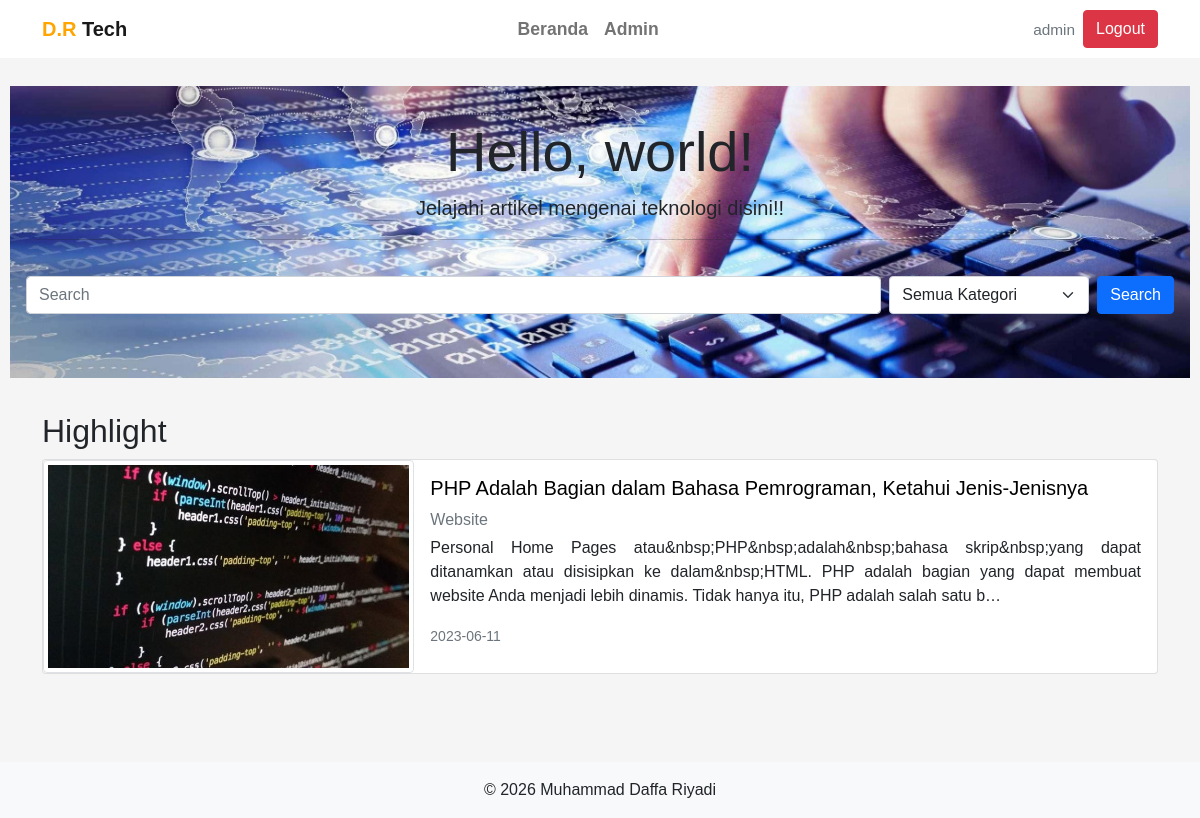
The page /web-teknologi/index.php (signed in) on the database its author committed.
### tables this page shows
CREATE TABLE `highlight` (
  `id` int NOT NULL,
  `gambar` varchar(255) NOT NULL,
  `judul` varchar(255) NOT NULL,
  `kategori` varchar(100) NOT NULL,
  `isi` text NOT NULL,
  `tgl_upload` date NOT NULL
);

### web-teknologi/inc/inc_koneksi.php (called while the page is built, shortened)
<?php
function db(): mysqli
{
    static $koneksi = null;
    if ($koneksi === null) {
        try {
            $koneksi = mysqli_connect(DB_HOST, DB_USER, DB_PASS, DB_NAME, DB_PORT);
            mysqli_set_charset($koneksi, 'utf8mb4');
        } catch (mysqli_sql_exception $e) {
            http_response_code(500);
            exit('Koneksi database gagal: ' . $e->getMessage()
                . ' (cek DB_HOST/DB_PORT/DB_NAME di inc/inc_koneksi.php)');
        }
    }
    return $koneksi;
}

### web-teknologi/inc/inc_fungsi.php (the view, shortened to what this page needs)
<?php
require_once __DIR__ . '/inc_koneksi.php';
function e($s): string
{
    return htmlspecialchars((string) $s, ENT_QUOTES, 'UTF-8');
}
function db_query(string $sql, array $params = []): mysqli_stmt
{
    $stmt = mysqli_prepare(db(), $sql);
    mysqli_stmt_execute($stmt);
    return $stmt;
}
function db_all(string $sql, array $params = []): array
{
    return mysqli_fetch_all(mysqli_stmt_get_result(db_query($sql, $params)), MYSQLI_ASSOC);
}
function cari_artikel($keywords, string $kategori = ''): array
{
    $where  = [];
    $params = [];
    $sql = 'SELECT * FROM highlight'
        . ($where ? ' WHERE ' . implode(' AND ', $where) : '')
        . ' ORDER BY id DESC';
    return db_all($sql, $params);
}
function ringkas(string $html, int $panjang = 240): string
{
    $teks = trim(preg_replace('/\s+/u', ' ', strip_tags($html)));
    return mb_strlen($teks) > $panjang ? mb_substr($teks, 0, $panjang) . '…' : $teks;
}
function render_kartu_list(array $rows): string
{
    $out = '<div class="row">';
    foreach ($rows as $d) {
        $out .= '<div class="col-12"><div class="card mb-3"><div class="row g-0">'
            . '<div class="col-md-4"><img src="gambar/' . e($d['gambar']) . '" class="img-thumbnail" alt="' . e($d['judul']) . '"></div>'
            . '<div class="col-md-8"><div class="card-body" style="text-align:justify;">'
            . '<h5 class="card-title"><a href="artphp.php?id=' . (int) $d['id'] . '" style="text-decoration:none;color:black;">' . e($d['judul']) . '</a></h5>'
            . '<p class="mb-1 text-muted">' . e($d['kategori']) . '</p>'
            . '<p class="card-text">' . e(ringkas($d['isi'])) . '</p>'
            . '<p class="card-text"><small class="text-muted">' . e($d['tgl_upload']) . '</small></p>'
            . '</div></div></div></div></div>';
    }
    return $out . '</div>';
}

### web-teknologi/css/style.css (style rules this page uses)
* { margin: 0; padding: 0; box-sizing: border-box; }
body { font-family: "Poppins", Arial, Helvetica, sans-serif; background-color: whitesmoke; padding-top: 76px; }

### rows shown on the page
highlight: gambar (picture), judul "PHP Adalah Bagian dalam Bahasa Pemrograman, Ketahui Jenis-Jenisnya", kategori "Website", isi "Personal Home Pages atau&nbsp;PHP&nbsp;adalah&nbsp;bahasa skrip&nbsp;yang dapat ditanamkan atau disisipkan ke dalam&nbsp;HTML. PHP adalah bagian yang dapat membuat website Anda menjadi lebih dinamis. Tidak hanya itu, PHP adalah salah satu b…", tgl_upload "2023-06-11"

### other values the page prints
$_SESSION['username'] "admin"
